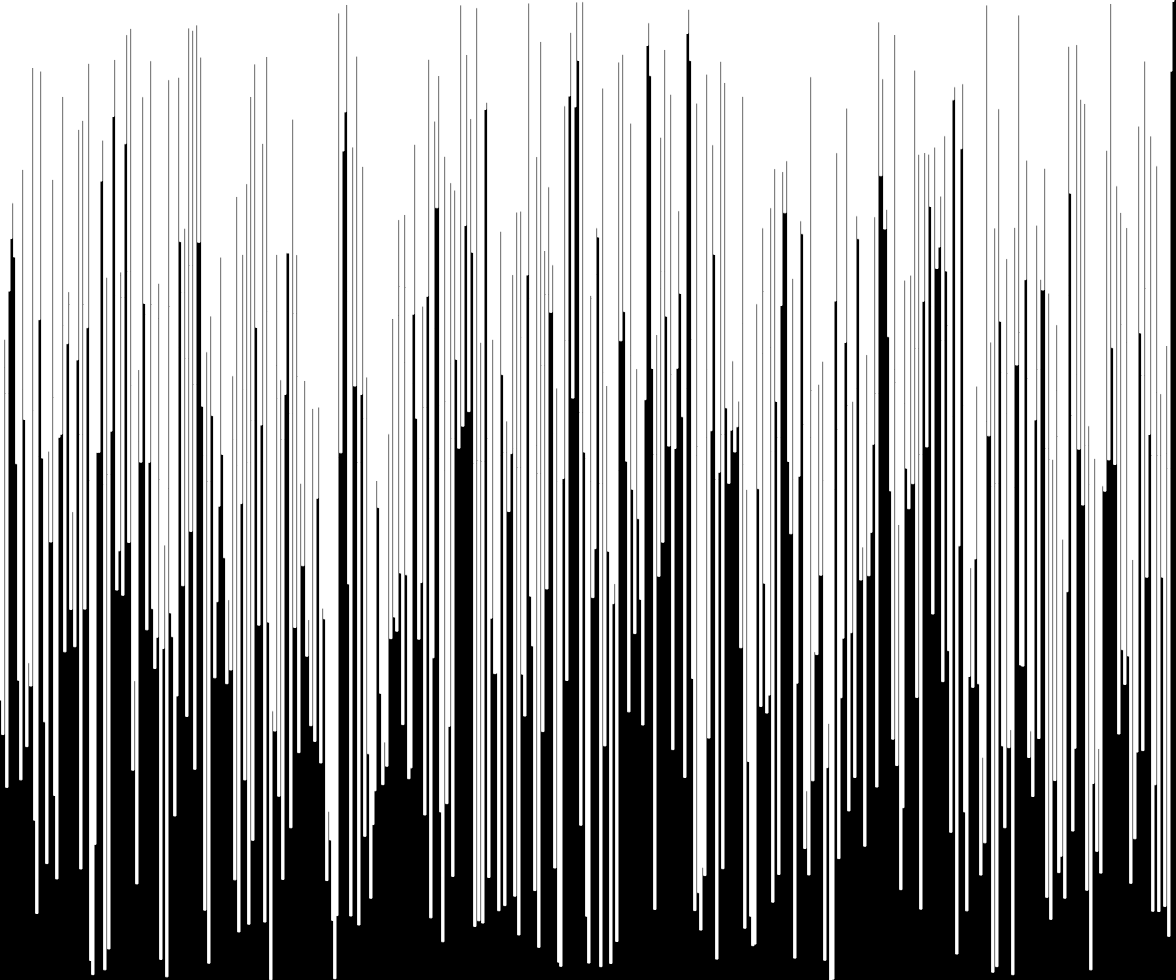
Frame 1 (no input)
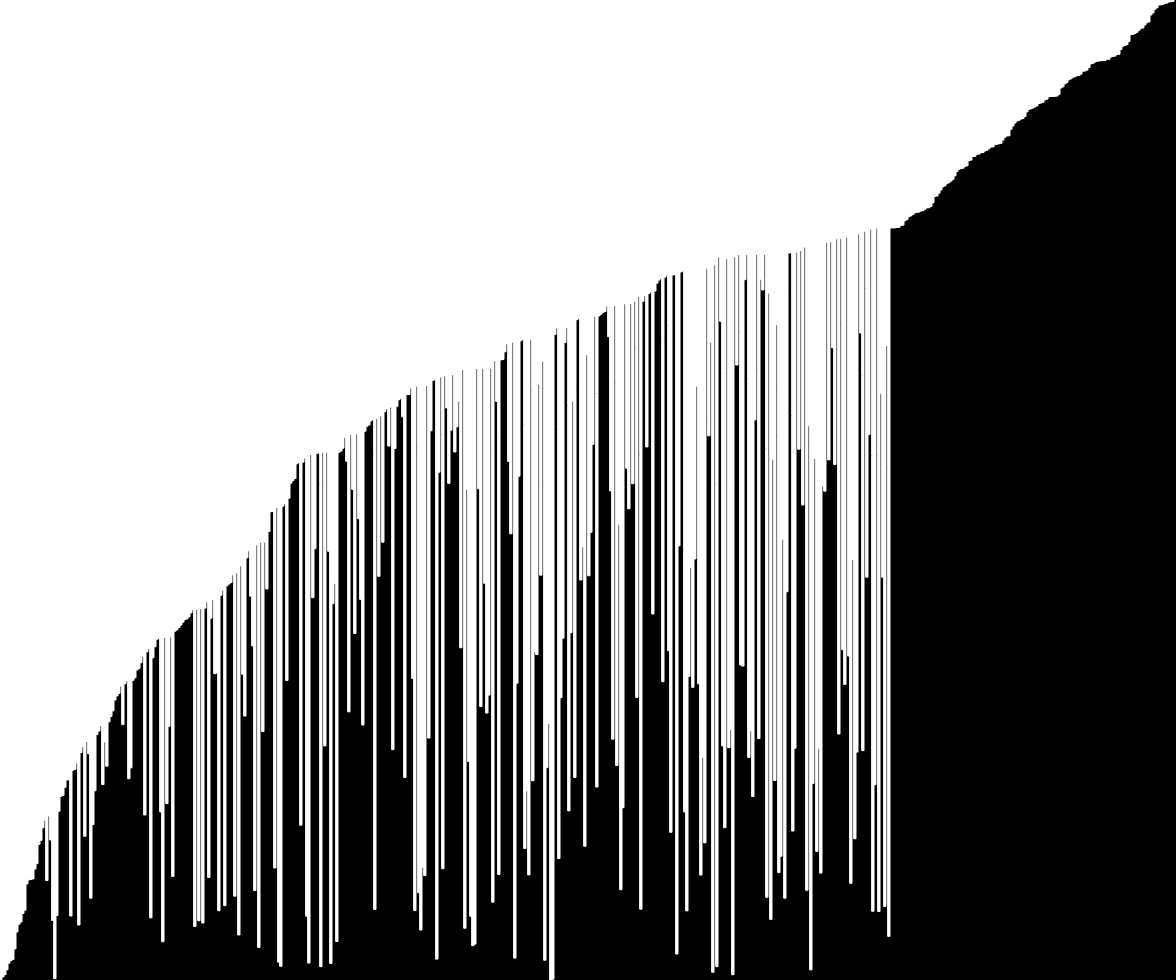
Frame 60 (no input)
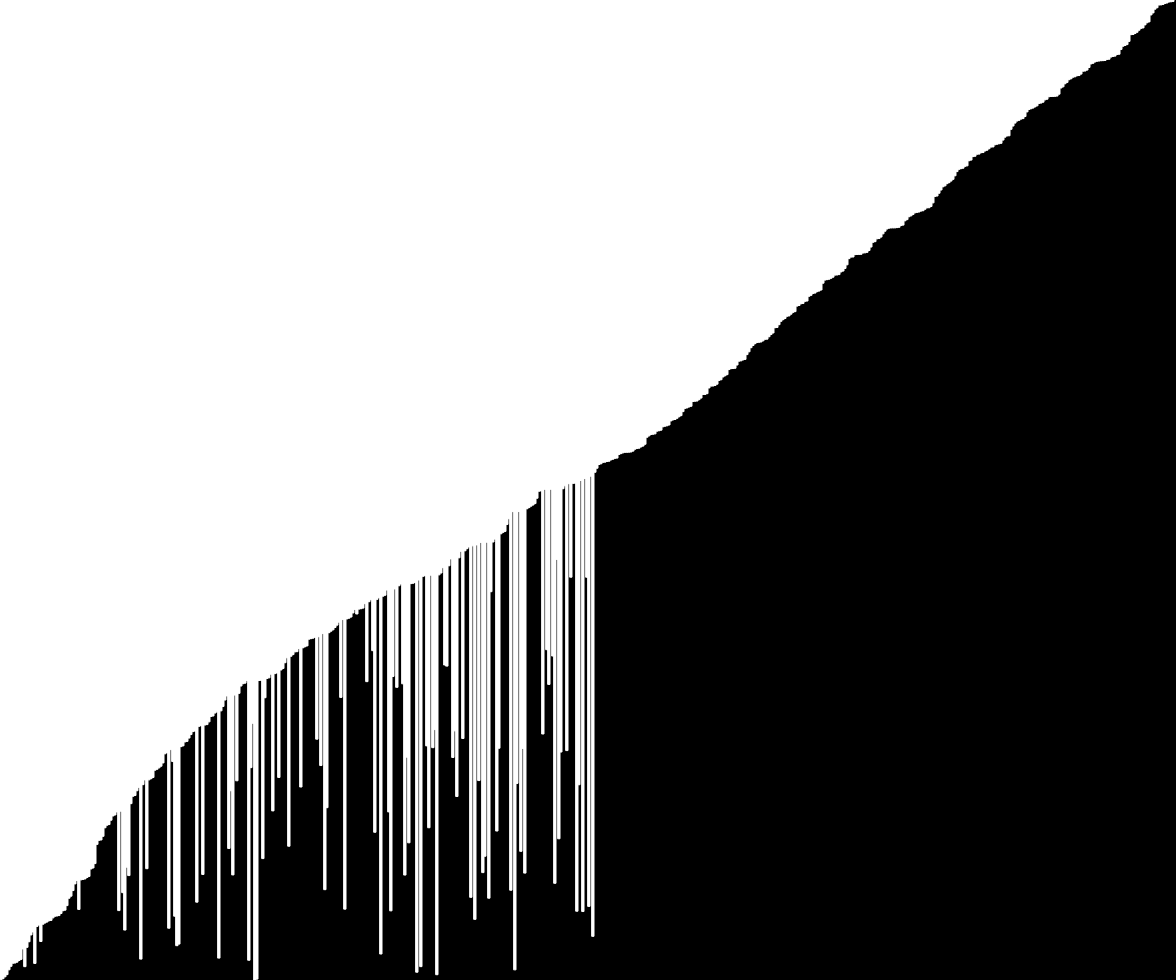
Frame 120 (the mouse pressed at the canvas centre since frame 60)

The p5.js sketch that drew these frames (run headless with seeded random() and noise() and a simulated clock; from frame 60 on, the mouse is pressed at the canvas centre):

// p5.js sketch
// ── sketch.js
const blockWidth = 2;
let width;
let height;

let array = [];

function setup() {
  let width = windowWidth * 0.98;
  let height = windowHeight * 0.98;

  createCanvas(width, height);

  for (let i = 0; i < width / blockWidth; i++) {
    let rnd = random(0, height);
    array.push(rnd);
  }
  bubbleSort();
}

function draw() {
  background(0);

  for (let i = 0; i < array.length - 1; i++) {
    stroke(255);
    rect(i * blockWidth, 0, blockWidth, array[i]);
  }
}

async function bubbleSort() {
  for (let i = 1; i < array.length - 1; i++) {
    for (let j = 0; j < array.length - i - 1; j++) {
      if (array[j] < array[j + 1]) {
        let tmp = array[j + 1];
        array[j + 1] = array[j];
        array[j] = tmp;
      }
    }
    await sleep(10);
  }
}

function sleep(ms) {
  return new Promise((resolve) => setTimeout(resolve, ms));
}
